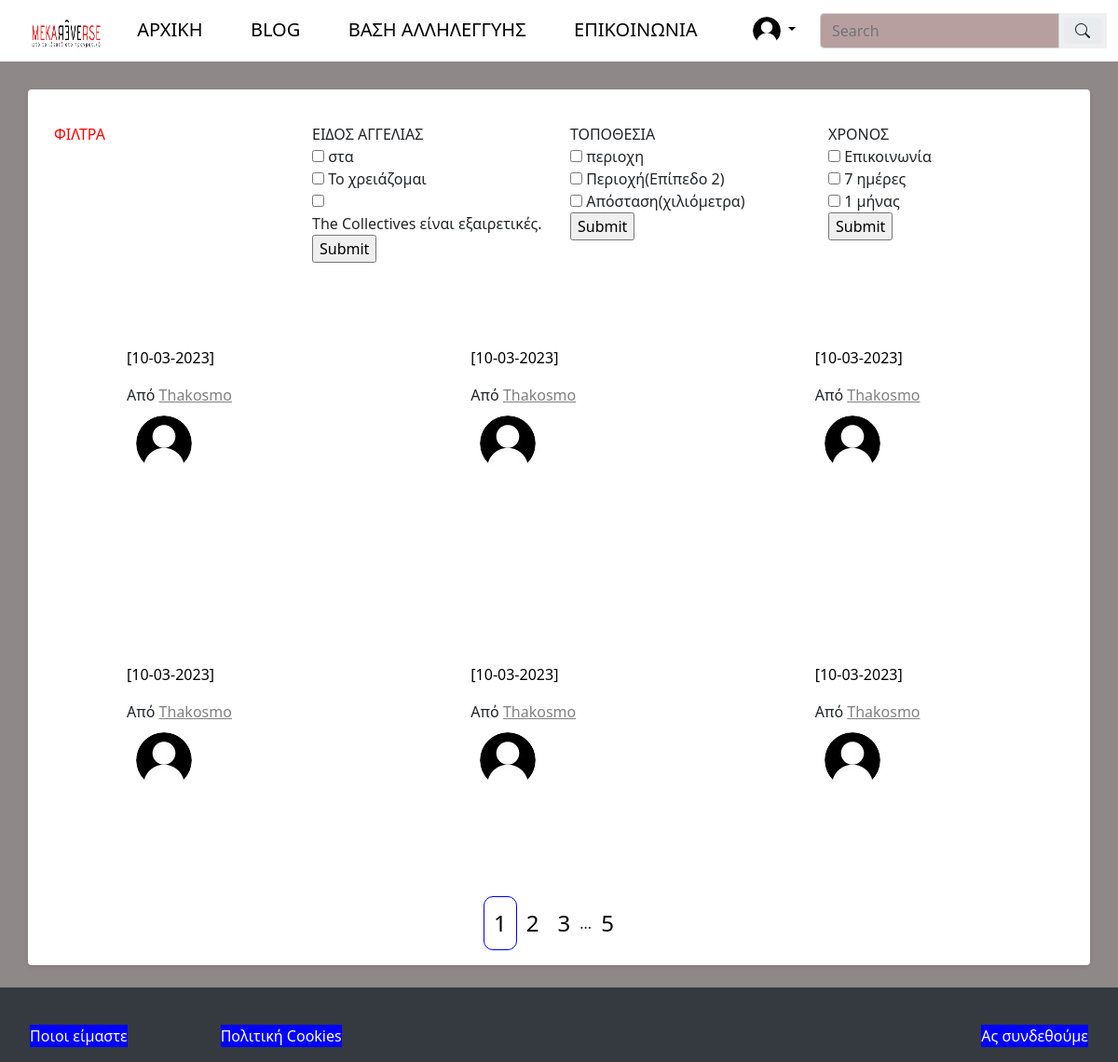
The page /base/ (signed in) on the database its author committed.
### FlaskBlogApp/models.py (models this page shows, shortened)
class User(db.Model, UserMixin):
    id = db.Column(db.Integer, autoincrement=True, primary_key=True)
    name = db.Column(db.String(15), nullable=True)
    surname = db.Column(db.String(15), nullable=True)
    username = db.Column(db.String(15), unique=True, nullable=False)
    email = db.Column(db.String(150), unique=True, nullable=False)
    recommender = db.Column(db.String(150), nullable=True)
    password = db.Column(db.String(36), nullable=False)
    profile_image = db.Column(db.String(30), default='default_profile_image.jpg')
    contact_username = db.Column(db.String(15), unique=False, nullable=False)
    articles = db.relationship('Article', backref='author', lazy=True)
    offers = db.relationship('Offer', backref='author', lazy=True)

class Article(db.Model):
    id = db.Column(db.Integer, autoincrement=True, primary_key=True)
    article_title = db.Column(db.String(50), nullable=False)
    article_body = db.Column(db.Text(), nullable=False)
    article_image = db.Column(db.String(30), nullable=False, default='default_article_image.jpg')
    date_created = db.Column(db.DateTime, nullable=False, default=datetime.utcnow)
    user_id = db.Column(db.Integer, db.ForeignKey('user.id'), nullable=False)
    __searchable__ = ['article_title', 'article_body']

### FlaskBlogApp/routes.py (the view)
@app.route("/base/")
@login_required
def offers():
    page = request.args.get("page", 1, type=int)
    the_base = Article.query.order_by(Article.date_created.desc()).paginate(per_page=6, page=page)
    return render_template("base.html", offers=the_base)

### FlaskBlogApp/models.py (called while the page is built)
@login_manager.user_loader
def load_user(user_id):
    return User.query.get(int(user_id))

### FlaskBlogApp/templates/base.html (shortened to what this page needs)
{% extends "outline.html" %}
{% block content %}
<div class="container-fluid" style="height: 20%;">
  <div class="row">
    <div class="col-sm" style="color: red;">ΦΙΛΤΡΑ</div>
    <div class="col-sm">ΕΙΔΟΣ ΑΓΓΕΛΙΑΣ
      <form action="/checkbox_event1/" method="POST">
        <input type="checkbox" id="filters1" name="filters1" value="στα">
        <label for="filters">στα</label><br>
        <input type="checkbox" id="vehicle2" name="vehicle2" value="Car">
        <label for="vehicle2">Το χρειάζομαι</label><br>
        <input type="checkbox" id="vehicle3" name="vehicle3" value="Boat">
        <label for="vehicle3">The Collectives είναι εξαιρετικές.</label><br>
        <input type="submit">
      </form>
    </div>
    <div class="col-sm">ΤΟΠΟΘΕΣΙΑ
      <form action="/checkbox_event2/" method="POST">
        <input type="checkbox" id="filters4" name="filters4" value="περιοχη">
        <label for="filters">περιοχη</label><br>
        <input type="checkbox" id="vehicle2" name="vehicle2" value="Car">
        <label for="vehicle2">Περιοχή(Επίπεδο 2)</label><br>
        <input type="checkbox" id="vehicle3" name="vehicle3" value="Boat">
        <label for="vehicle3">Απόσταση(χιλιόμετρα)</label><br>
        <input type="submit">
      </form>
    </div>
    <div class="col-sm">ΧΡΟΝΟΣ
      <form action="/checkbox_event3/" method="POST">
        <input type="checkbox" id="filters5" name="filters7" value="Επικοινωνία">
        <label for="vehicle1"> Επικοινωνία </label><br>
        <input type="checkbox" id="vehicle2" name="vehicle2" value="Car">
        <label for="vehicle2"> 7 ημέρες </label><br>
        <input type="checkbox" id="vehicle3" name="vehicle3" value="Boat">
        <label for="vehicle3"> 1 μήνας </label><br>
        <input type="submit">
      </form>
    </div>
  </div>
</div>
{% if offers %}
{% for offer in offers.items %}
<div class="col col-md-4" style="padding: 90px;">
  <small class="article_date">[{{ offer.date_created.strftime('%d-%m-%Y') }}]</small>
  <p class="">Από
    <span>
      <a class="author-name" href="{{ url_for('offers_by_author', author_id=offer.author.id) }}"> {{
        offer.author.username }}
        <img class="rounded-circle profile-image" alt="{{ offer.author.username }}"
          src="{{ url_for('static', filename='images/profiles_images/'+ offer.author.profile_image) }}"
          data-holder-rendered="true" data-bs-toggle="tooltip" data-bs-placement="top"
          title="{{ offer.author.username }}">
      </a>
    </span>
  </p>
</div>
{% endfor %}
<div class="pagination">
  {% for page_number in offers.iter_pages(left_edge=1, right_edge=1, left_current=1, right_current=2) %}
  {% if page_number %}
  {% if offers.page == page_number %}
  <a href="{{ url_for('offers', page=page_number) }}" class="active">{{ page_number }}</a>
  {% else %}
  <a href="{{ url_for('offers', page=page_number) }}">{{ page_number }}</a>
  {% endif %}
  {% else %}
  <span>...</span>
  {% endif %}
  {% endfor %}
</div>
{% endif %}
{% endblock content %}

### FlaskBlogApp/templates/navbar.html (shortened to what this page needs)
<nav class="navbar navbar-expand-lg navbar-dark bg-dark"
  style="position: fixed;width: 100%;top: 0;margin-bottom: 50px;">
  <div class="container-fluid" style="display: flex; justify-content: space-around; align-items: center;">
    <a class="nav-link" aria-current="page" href="/" style="width:10%; height:50px"><img
        src="{{ url_for('static', filename='images/logo-favicon/logotypo.png') }}" width="100%" height="40px"
        class="img-responsive"></a>
    <div class="collapse navbar-collapse" id="navbarNav">
      <ul class="navbar-nav mb-2 mb-lg-0" style="display: flex;justify-content: space-around; width: 100%;">
        <li class="nav-item">
          <a class="navbar-brand" href="/">ΑΡΧΙΚΗ</a>
        </li>
        <li class="nav-item">
          <a class="navbar-brand" href="/blog/">BLOG</a>
        <li class="nav-item">
          <a class="navbar-brand" href="/base/">ΒΑΣΗ ΑΛΛΗΛΕΓΓΥΗΣ</a>
        </li>
        <li class="nav-item">
          <a class="navbar-brand" href="/contact/">ΕΠΙΚΟΙΝΩΝΙΑ</a>
        </li>
        {% if current_user.is_authenticated %}
        <li class="nav-item dropdown">
          <a class="nav-link dropdown-toggle" href="#" id="navbarDropdown" role="button" data-bs-toggle="dropdown"
            aria-expanded="false">
            <img class="rounded-circle navbar-profile-image" style="width: 30px; height: 30px;"
              src="{{ url_for('static', filename='images/profiles_images/'+current_user.profile_image) }}"
              alt="{{ current_user.username }}" data-holder-rendered="true" data-bs-toggle="tooltip"
              data-bs-placement="top" , title="{{ current_user.username }}">
          </a>
        </li>
        {% endif %}
      </ul>
    </div>
    <form class=" input-group" style="width: auto;" method="POST" action="/search/">
      <input type="search" class="form-control" placeholder="Search" name="search">
      <button type="submit" style="border: none;"><i class="bi bi-search input-group-text"
          style="border: none;"></i></button>
    </form>
  </div>
</nav>

### FlaskBlogApp/static/css/styles.css (style rules this page uses)
body { background-color: #8e8888; }
.article_date, .article_date:hover { font-size: 1em; color: black; }
.author-name:link { color: gray; }
.main-article-category:hover, .main-article-title:hover, .author-name { text-decoration: underline; color: black; }
.row { margin-top: 20px; }
.navbar-profile-image { width: 50px; height: 50px; }
.profile-image { width: 60px; height: 60px; margin: 10px; }
@media (min-width: 992px) { .bg-dark { background-color: black !important; } }
@media (min-width: 992px) { .navbar-brand { color: gray !important; } }
.bg-dark { background-color: white !important; }
.navbar-brand { color: black !important; line-height: 43.5px; }
.nav-link { color: black !important; }
.form-control { background-color: #b89f9f !important; }
.pagination { display: flex; justify-content: center; align-items: center; }
.pagination a { font-size: x-large; padding: 10px; color: black; text-decoration: none; }
.pagination a.active { border: 1px solid blue; border-radius: 10px; }

### rows shown on the page
User: profile_image (placeholder picture)
Article: date_created "10-03-2023", author.username "Thakosmo", profile_image (placeholder picture)
Article: date_created "10-03-2023", author.username "Thakosmo", profile_image (placeholder picture)
Article: date_created "10-03-2023", author.username "Thakosmo", profile_image (placeholder picture)
Article: date_created "10-03-2023", author.username "Thakosmo", profile_image (placeholder picture)
Article: date_created "10-03-2023", author.username "Thakosmo", profile_image (placeholder picture)
Article: date_created "10-03-2023", author.username "Thakosmo", profile_image (placeholder picture)

### other values the page prints
{{ page_number }} "1"
{{ page_number }} "2" "3" "5"
